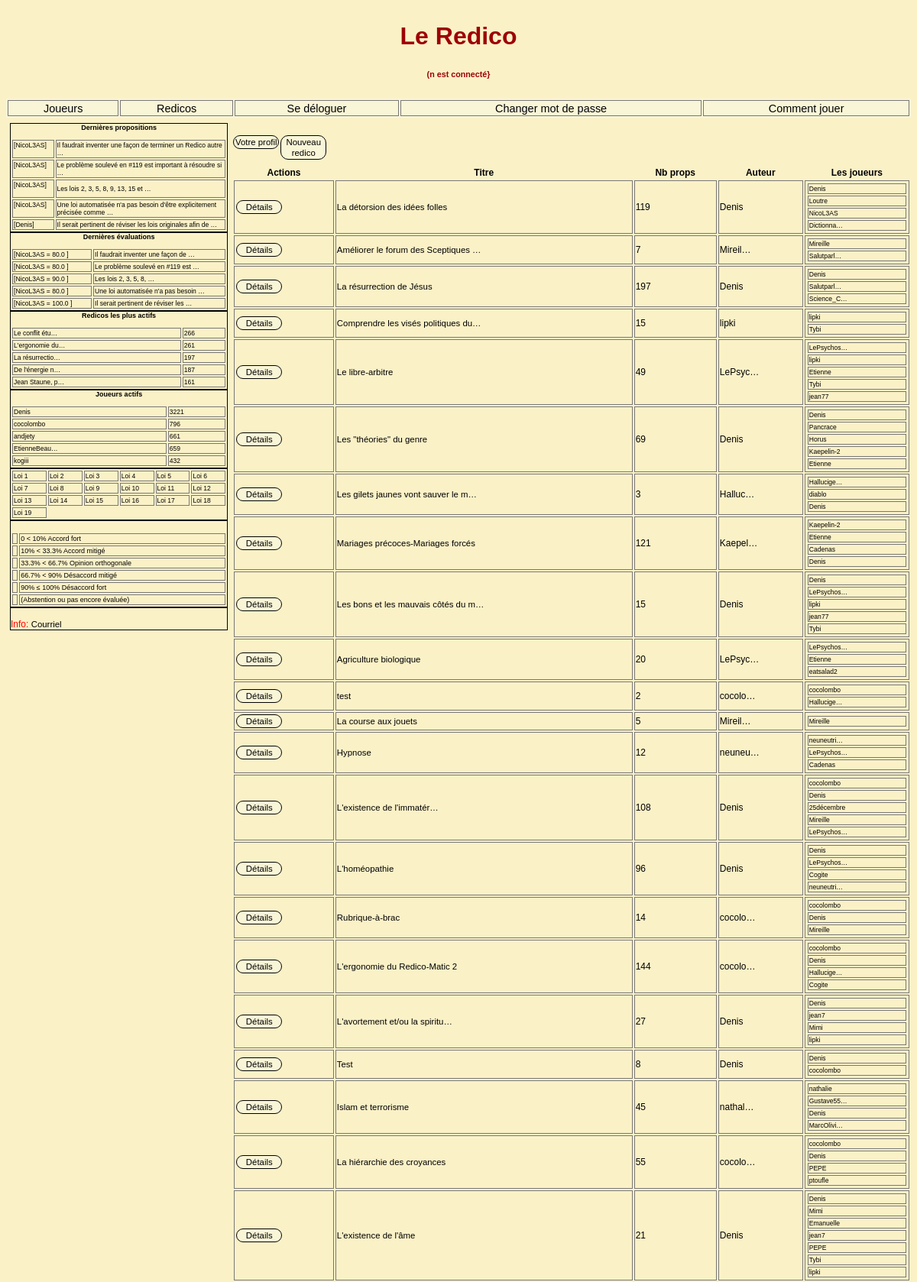
The app's page / (signed in, upper part) with its own data.
### redicos/models.py (models this page shows, shortened)
class Redico(models.Model):
    titre = models.TextField(unique=True)
    createur = models.ForeignKey(User, editable=False, on_delete=models.CASCADE, related_name='Redico_createur')
    debut = models.DateTimeField(auto_now_add=True)
    actif = models.BooleanField(default=True, editable=True)
    def participants_noms_ids(self):
        noms_ids = list(Proposition.objects.filter(redico=self.id).values(nom_=F('auteur__username'),id_=F('auteur__id')).distinct())
        return noms_ids
    def les_props(self):
        props = Proposition.objects.filter(redico=self.id).order_by('-sequence')
        return props
    def nb_props(self):
        return len(self.les_props())

### redicos/views.py (the view)
# urls.py: re_path('^$',       redicos_views.index),
def index(request):
    print('redico.index')
    reds = Redico.objects.filter(actif=True).order_by('-id')
    c = {'reds': reds,
         'show_add_redico': True,
         'show_profil': True,
         'show_stats': True,
         }
    return render(request, "redicos/index.html", c)

### redicos/context_processors.py (called while the page is built)
def redicos_importants(request):
    redicos_importants = Proposition.objects.all().values('redico__id', 'redico__titre').annotate(cnt=Count('redico')).order_by('-cnt')[:nb_Items]
    return { 'redicos_importants': redicos_importants, }

def redicos_dynamiques(request):
    redicos_dynamiques = Proposition.objects.all().values('redico__id', 'redico__titre').annotate(cnt=Count('redico')).order_by('-cnt')[:nb_Items]
    return {'redicos_dynamiques': redicos_dynamiques, }

def dern_props(request):
    dernieres_props = Proposition.objects.all().values('texte', 'redico__id', 'sequence', 'auteur__id', 'auteur__username').order_by('-id')[:nb_Items]
    return {'dern_props': dernieres_props, }

def dern_evals(request):
    dernieres_evals = Evaluation.objects.all().values('proposition__sequence',
                                                      'proposition__redico__id',
                                                      'proposition__texte',
                                                      'joueur__username',
                                                      'eval').order_by('-id')[:nb_Items]
    return {'dern_evals': dernieres_evals, }

def joueurs_actifs(request):
    joueurs_actifs = Evaluation.objects.all().values('joueur__username', 'joueur__id').annotate(cnt=Count('joueur')).order_by('-cnt')[:nb_Items]
    return {'joueurs_actifs': joueurs_actifs,}

### redicos/templatetags/evaluations_tags.py (called while the page is built)
@register.simple_tag(takes_context=True)
def peut_voir_son_profil(context):
    request = context['request']
    joueur = request.user
    html = mark_safe(f""" <div> <button class='btn-action'>
                             <i class="fas fa-eye""></i>
                                <a href="/joueur/{ joueur.id }">
                                Votre profil
                                </a></button> </div> """)
    return html

@register.simple_tag(takes_context=True)
def peut_demarrer_redico(context):
    html = mark_safe(f""" <div> <button class='btn-action'>
                                 <i class="fa fa-plus-square""></i>
                                    <a href="/redico/ajout">
                                    Nouveau redico  </a></button> </div> """)
    return html

### redicos/templatetags/gb_filters.py (called while the page is built)
@register.filter(name='abstention')
@stringfilter
def abstention(value):
    try:
        if float(value.replace(',','.')) < 0:
            return 'abs'
        else:
            return u"%s\n" % (value)
    except:
        return u"%s\n" % (value)

### templates/redicos/index.html (shortened to what this page needs)
{% extends "base.html" %}
{% load evaluations_tags %}
{% load i18n %}
{% block index-detail %}
    <div class="div-index-detail">
        <table class="redico-index">
            <thead>
                <caption>
                    <div class="div-wrapper">
                        {% if user.is_authenticated %}
                            {% peut_voir_son_profil %}
                        {% endif %}
                            {% peut_demarrer_redico %}
                    </div>
                </caption>
                <th>Actions</th>
                <th>Titre</th>
                <th>Nb props</th>
                <th>Auteur</th>
                <th>Les joueurs</th>
            </thead>
    <tbody>
        {% for red in reds %}
        <tr>
            <td class="editerYN">
                <div>
                        {% detail_du_redico %}
                 </div>
            </td>
            <td>
                <a href="{% url 'redico-detail' red.id  %}"> {{ red.titre|urlize|truncatechars:35 }} </a>
                <td>{{ red.nb_props }}</td>
                <td>{{ red.createur|truncatechars:7 }}</td>
                <td>
                    {% with infos=red.participants_noms_ids %}
                        {% if infos %}
                            <table class="lesjoueursdansindex">
                                {% for info in infos %}
                                    <tr>
                                        <td><a href="/joueur/{{ info.id_}}/"> {{ info.nom_|truncatechars:10  }}  </a></td>
                                    </tr>
                                {% endfor %}
                             </table>
                        {% else %}
                            -
                        {% endif %}
                    {% endwith %}
                </td>
        </tr>
        {% endfor %}
    </tbody>
</table>
</div>
{% endblock index-detail %}

### templates/base.html (shortened to what this page needs)
{% load static %}
<!DOCTYPE html>
<html lang="fr">
<head>
    <link rel="stylesheet" type="text/css" href="{% static 'redico4.css' %}"/>
</head>
<body>
    <div class="grille-de-fond">
        {% block header %}
            {%  if user.is_authenticated %}
            <div class="div-header"><h1>Le Redico <h6>({{ user }} est connecté}</h6></h1></div>
            {% else %}
            <div class="div-header"><h1>Le Redico <h6>(Vous n'êtes pas connecté}</h6></h1></div>
            {% endif %}
        {% endblock %}
        {% block navigation %}
            {% include 'navigation.html' %}
        {% endblock %}
            <div class="div-colonne-gauche">
                {% block colonne-gauche %}
                    {% block dern-props %}              {% include 'dernieres-propositions.html' %} {% endblock %}
                    {% block dern-evals %}              {% include 'dernieres-evaluations.html' %}  {% endblock %}
                    {% block redicos-actifs %}          {% include 'redicos-actifs.html' %}         {% endblock %}
                    {% block joueurs-actifs %}          {% include 'joueurs-actifs.html' %}         {% endblock %}
                    {% block les-lois %}                {% include 'les-lois.html' %}               {% endblock %}
                    {% block les-codes %}               {% include 'les-codes.html' %}              {% endblock %}
                    {% block footer %}                  {% include 'footer.html'    %}              {% endblock %}
                {% endblock %}
            </div>
         {% block index-detail %}{% endblock %}
</div>
</body>
</html>

### templates/joueurs-actifs.html
{% block joueurs-actifs %}
    <div class="div-joueurs-actifs">
        <table width="80%">
            <caption>Joueurs actifs<p></p></caption>
                <tbody>
                    {% for j in joueurs_actifs %}
                        <tr>
                            <td><a href="/joueur/{{ j.joueur__id }}/"> {{ j.joueur__username|truncatechars:12 }}
                            <td><a href="/joueur/{{ j.joueur__id }}/">{{ j.cnt }}</a></td>
                        </tr>
                    {% endfor %}
                </tbody>
        </table>
    </div>
{% endblock joueurs-actifs %}

### css/redico4.css (style rules this page uses)
body { font-family: Arial; background-color: #fbf1c7; }
.grille-de-fond { display: grid; grid-template-columns: repeat(12, 1fr); grid-template-rows: min-content 1fr; grid-column-gap: 1px; grid-row-gap: 1px; color: #d0cece; border: solid 0px #2a2929; }
.div-header { grid-area: 1 / 1 / 2 / -1; }
.div-header { color: #9d0006; border: solid 0 red; text-align: center; }
.navigation a, a:link, a:visited, a:focus, a:active { color: black; text-decoration:none; cursor: pointer;font-size: 0.95em; }
.div-colonne-gauche { grid-area: 4 / 1 / 11 / 4; }
.div-colonne-gauche { border: solid 0 #fbe32b; background-color: #fbf1c7; color: red; font-size: 0.75em; border-radius: 5px; padding: 5px; }
.div-joueurs-actifs { grid-column: 1; grid-row: 5; border: 1px solid black; }
.div-colonne-gauche caption { color: black; font-weight: bold; }
.div-index-detail { grid-area: 4 / 4 / 11 / -1; }
.div-index-detail caption { color: black; }
table { font-size: 0.75em; color: black; border: solid 0px #6f6e71; margin-left: auto; margin-right: auto; width: 100%; }
table td { border: solid 1px #787777; }
table caption { color: wheat; }
table caption .div-wrapper { display: flex; border: solid 0px red; margin-top: 20px; width: 100%; height: 40px; }
table .div-wrapper { text-align: center; }
div .btn-action { background-color: #f9f5d7; border: solid black 1px; color: red; padding: 1px 1px; width: 60px; text-align: center; text-decoration: none; display: inline-block; font-size: 12px; margin: 1px 1px; cursor: pointer; border-radius:10px; }

### records on screen
Redico: id "Détails", titre "La détorsion des idées folles", nb_props "119", createur "Denis", nom_ "Denis" "Loutre" "NicoL3AS" "Dictionna…"
Redico: id "Détails", titre "Améliorer le forum des Sceptiques …", nb_props "7", createur "Mireil…", nom_ "Mireille" "Salutparl…"
Redico: id "Détails", titre "La résurrection de Jésus", nb_props "197", createur "Denis", nom_ "Denis" "Salutparl…" "Science_C…"
Redico: id "Détails", titre "Comprendre les visés politiques du…", nb_props "15", createur "lipki", nom_ "lipki" "Tybi"
Redico: id "Détails", titre "Le libre-arbitre", nb_props "49", createur "LePsyc…", nom_ "LePsychos…" "lipki" "Etienne" "Tybi" "jean77"
Redico: id "Détails", titre "Les \"théories\" du genre", nb_props "69", createur "Denis", nom_ "Denis" "Pancrace" "Horus" "Kaepelin-2" "Etienne"
Redico: id "Détails", titre "Les gilets jaunes vont sauver le m…", nb_props "3", createur "Halluc…", nom_ "Hallucige…" "diablo" "Denis"
Redico: id "Détails", titre "Mariages précoces-Mariages forcés", nb_props "121", createur "Kaepel…", nom_ "Kaepelin-2" "Etienne" "Cadenas" "Denis"
Redico: id "Détails", titre "Les bons et les mauvais côtés du m…", nb_props "15", createur "Denis", nom_ "Denis" "LePsychos…" "lipki" "jean77" "Tybi"
Redico: id "Détails", titre "Agriculture biologique", nb_props "20", createur "LePsyc…", nom_ "LePsychos…" "Etienne" "eatsalad2"
Redico: id "Détails", titre "test", nb_props "2", createur "cocolo…", nom_ "cocolombo" "Hallucige…"
Redico: id "Détails", titre "La course aux jouets", nb_props "5", createur "Mireil…", nom_ "Mireille"
Redico: id "Détails", titre "Hypnose", nb_props "12", createur "neuneu…", nom_ "neuneutri…" "LePsychos…" "Cadenas"
Redico: id "Détails", titre "L'existence de l'immatér…", nb_props "108", createur "Denis", nom_ "cocolombo" "Denis" "25décembre" "Mireille" "LePsychos…"
Redico: id "Détails", titre "L'homéopathie", nb_props "96", createur "Denis", nom_ "Denis" "LePsychos…" "Cogite" "neuneutri…"
Redico: id "Détails", titre "Rubrique-à-brac", nb_props "14", createur "cocolo…", nom_ "cocolombo" "Denis" "Mireille"
Redico: id "Détails", titre "L'ergonomie du Redico-Matic 2", nb_props "144", createur "cocolo…", nom_ "cocolombo" "Denis" "Hallucige…" "Cogite"
Redico: id "Détails", titre "L'avortement et/ou la spiritu…", nb_props "27", createur "Denis", nom_ "Denis" "jean7" "Mimi" "lipki"
Redico: id "Détails", titre "Test", nb_props "8", createur "Denis", nom_ "Denis" "cocolombo"
Redico: id "Détails", titre "Islam et terrorisme", nb_props "45", createur "nathal…", nom_ "nathalie" "Gustave55…" "Denis" "MarcOlivi…"
Redico: id "Détails", titre "La hiérarchie des croyances", nb_props "55", createur "cocolo…", nom_ "cocolombo" "Denis" "PEPE" "ptoufle"
Redico: id "Détails", titre "L'existence de l'âme", nb_props "21", createur "Denis", nom_ "Denis" "Mimi" "Emanuelle" "jean7" "PEPE" "Tybi" "lipki"

### other values on screen
{{ user }} "n"
{{ p.auteur__username|slice:":12" }} "NicoL3AS" "NicoL3AS" "NicoL3AS" "NicoL3AS" "Denis"
{{ p.texte|truncatewords:10|safe|urlize }} "Il faudrait inventer une façon de terminer un Redico autre …" "Le problème soulevé en #119 est important à résoudre si …" "Les lois 2, 3, 5, 8, 9, 13, 15 et …" "Une loi automatisée n'a pas besoin d'être explicitement précisée comme …" "Il serait pertinent de réviser les lois originales afin de …"
{{ e.joueur__username|slice:":12" }} "NicoL3AS" "NicoL3AS" "NicoL3AS" "NicoL3AS" "NicoL3AS"
{{ e.eval|abstention }} "80.0" "80.0" "90.0" "80.0" "100.0"
{{ e.proposition__texte|truncatewords:6|safe|urlize }} "Il faudrait inventer une façon de …" "Le problème soulevé en #119 est …" "Les lois 2, 3, 5, 8, …" "Une loi automatisée n'a pas besoin …" "Il serait pertinent de réviser les …"
{{ r.redico__titre|truncatechars:15 }} "Le conflit étu…" "L'ergonomie du…" "La résurrectio…" "De l'énergie n…" "Jean Staune, p…"
{{ r.cnt }} "266" "261" "197" "187" "161"
{{ j.joueur__username|truncatechars:12 }} "Denis"
{{ j.cnt }} "3221"
{{ j.joueur__username|truncatechars:12 }} "cocolombo"
{{ j.cnt }} "796"
{{ j.joueur__username|truncatechars:12 }} "andjety" "EtienneBeau…"
{{ j.cnt }} "661" "659"
{{ j.joueur__username|truncatechars:12 }} "kogiii"
